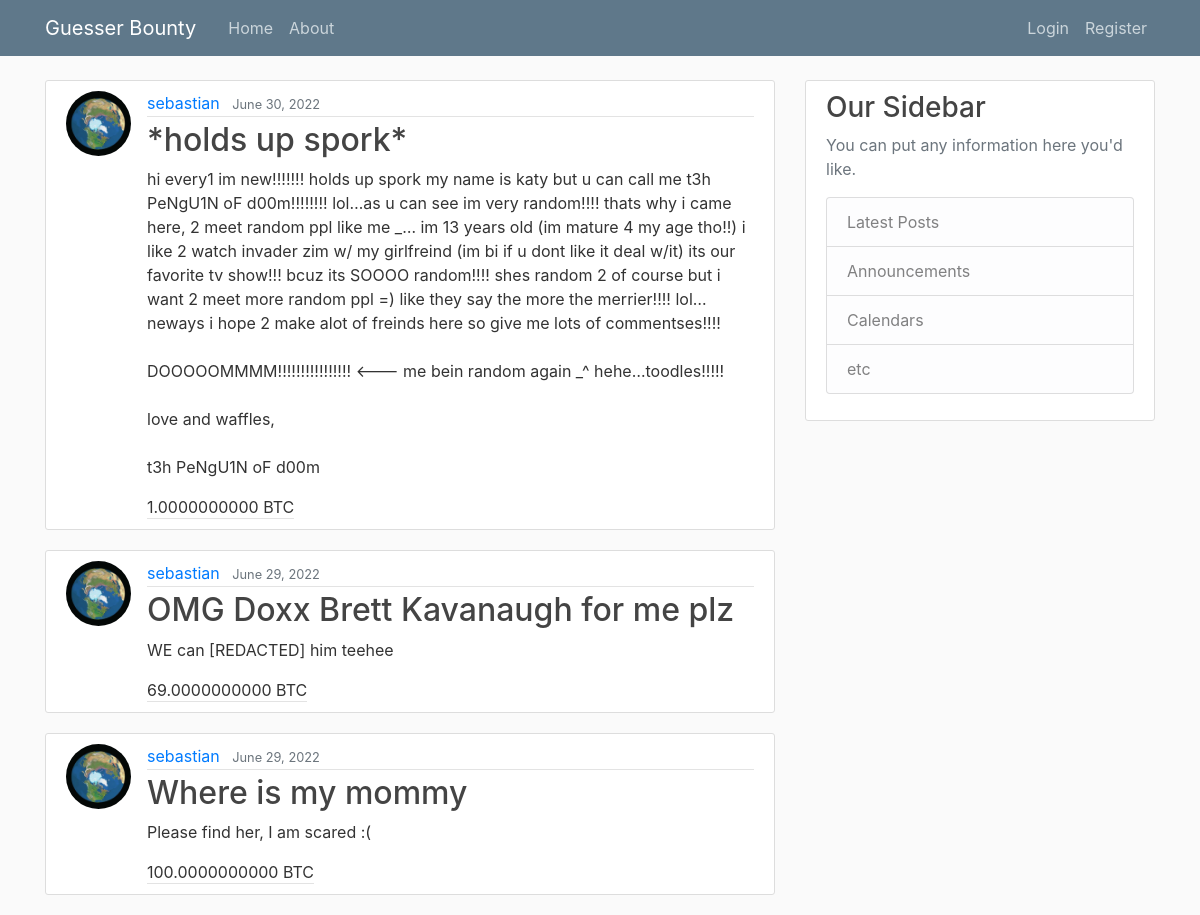
The page / on the database its author committed.
### bounty/models.py (models this page shows, shortened)
class Bounty(models.Model):
    title = models.CharField(max_length=128)
    description = models.TextField()
    price = models.DecimalField(max_digits=20,decimal_places=10)
    num_accepted = models.IntegerField(default=0)
    num_submissions = models.IntegerField(default=0)
    date_posted = models.DateTimeField(default=timezone.now)
    is_completed = models.BooleanField(default=False)
    author = models.ForeignKey(User,on_delete=models.CASCADE)
    image = models.ImageField(default="default.jpg",upload_to="bounty_images")

### bounty/views.py (the view)
# urls.py: path('', BountyListView.as_view(),name="bounty-home"),
class BountyListView(ListView):
    model = Bounty
    template_name = "bounty/home.html" # <app>/<model>_<viewtype>.html
    context_object_name = "bounties"
    ordering = ["-date_posted"]
    paginate_by = 10

### bounty/templates/bounty/home.html (shortened to what this page needs)
{% extends "bounty/base.html" %}
{% block content %}
    {% for bounty in bounties %}
        <article class="media content-section">
            <img class="rounded-circle article-img" src="{{ bounty.image.url }}" />
            <div class="media-body">
            <div class="article-metadata">
                <a class="mr-2" href="{% url 'user-bounties' bounty.author.username %}">{{ bounty.author }}</a>
                <small class="text-muted">{{ bounty.date_posted|date:"F d, Y" }}</small>
            </div>
            <h2>
                <a class="article-title" href="{% url 'bounty-detail' bounty.id %}">{{ bounty.title }}</a>
            </h2>
            <p class="article-content">{{ bounty.description }}</p>
            <a class="article-metadata">{{ bounty.price }} BTC</a>
            </div>
        </article>
    {% endfor %}
{% endblock content %}

### blog/static/blog/main.css (style rules this page uses)
body { background: #fafafa; color: #333333; margin-top: 5rem; }
h1, h2, h3, h4, h5, h6 { color: #444444; }
.content-section { background: #ffffff; padding: 10px 20px; border: 1px solid #dddddd; border-radius: 3px; margin-bottom: 20px; }
.article-title { color: #444444; }
.article-content { white-space: pre-line; }
.article-img { height: 65px; width: 65px; margin-right: 16px; }
.article-metadata { padding-bottom: 1px; margin-bottom: 4px; border-bottom: 1px solid #e3e3e3 }

### rows shown on the page
Bounty: image (placeholder picture), author "sebastian", date_posted "June 30, 2022", title "*holds up spork*", description "hi every1 im new!!!!!!! holds up spork my name is katy but u can call me t3h PeNgU1N oF d00m!!!!!!!! lol…as u can see im very random!!!! thats why i came here, 2 meet random ppl like me _… im 13 years old (im mature 4 my age tho!!) i like 2 watch invader zim w/ my girlfreind (im bi if u dont like it deal w/it) its our favorite tv show!!! bcuz its SOOOO random!!!! shes random 2 of course but i want 2 meet more random ppl =) like they say the more the merrier!!!! lol…neways i hope 2 make alot of freinds here so give me lots of commentses!!!! DOOOOOMMMM!!!!!!!!!!!!!!!! <--- me bein random again _^ hehe…toodles!!!!! love and waffles, t3h PeNgU1N oF d00m", price "1.0000000000"
Bounty: image (placeholder picture), author "sebastian", date_posted "June 29, 2022", title "OMG Doxx Brett Kavanaugh for me plz", description "WE can [REDACTED] him teehee", price "69.0000000000"
Bounty: image (placeholder picture), author "sebastian", date_posted "June 29, 2022", title "Where is my mommy", description "Please find her, I am scared :(", price "100.0000000000"
